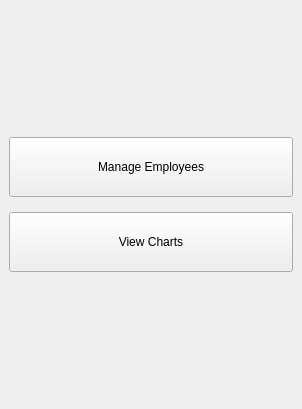
<?xml version="1.0" encoding="UTF-8"?>
<ui version="4.0">
 <class>MainWindow</class>
 <widget class="QMainWindow" name="MainWindow">
  <property name="geometry">
   <rect>
    <x>0</x>
    <y>0</y>
    <width>302</width>
    <height>409</height>
   </rect>
  </property>
  <property name="minimumSize">
   <size>
    <width>200</width>
    <height>400</height>
   </size>
  </property>
  <property name="maximumSize">
   <size>
    <width>400</width>
    <height>800</height>
   </size>
  </property>
  <property name="windowTitle">
   <string>MainWindow</string>
  </property>
  <property name="windowIcon">
   <iconset>
    <normaloff>../GUI/istockphoto-1013490744-1024x1024.jpg</normaloff>../GUI/istockphoto-1013490744-1024x1024.jpg</iconset>
  </property>
  <widget class="QWidget" name="centralwidget">
   <property name="minimumSize">
    <size>
     <width>200</width>
     <height>400</height>
    </size>
   </property>
   <property name="maximumSize">
    <size>
     <width>400</width>
     <height>800</height>
    </size>
   </property>
   <layout class="QVBoxLayout" stretch="2,1,1,2">
    <property name="spacing">
     <number>15</number>
    </property>
    <property name="sizeConstraint">
     <enum>QLayout::SetDefaultConstraint</enum>
    </property>
    <property name="rightMargin">
     <number>9</number>
    </property>
    <item>
     <spacer name="spc_top">
      <property name="orientation">
       <enum>Qt::Vertical</enum>
      </property>
      <property name="sizeHint" stdset="0">
       <size>
        <width>20</width>
        <height>110</height>
       </size>
      </property>
     </spacer>
    </item>
    <item>
     <widget class="QPushButton" name="btn_manageEmployee">
      <property name="minimumSize">
       <size>
        <width>200</width>
        <height>60</height>
       </size>
      </property>
      <property name="text">
       <string>Manage Employees</string>
      </property>
     </widget>
    </item>
    <item>
     <widget class="QPushButton" name="btn_viewCharts">
      <property name="minimumSize">
       <size>
        <width>200</width>
        <height>60</height>
       </size>
      </property>
      <property name="text">
       <string>View Charts</string>
      </property>
     </widget>
    </item>
    <item>
     <spacer name="spc_bottom">
      <property name="orientation">
       <enum>Qt::Vertical</enum>
      </property>
      <property name="sizeHint" stdset="0">
       <size>
        <width>20</width>
        <height>110</height>
       </size>
      </property>
     </spacer>
    </item>
   </layout>
  </widget>
 </widget>
 <resources/>
 <connections/>
</ui>
